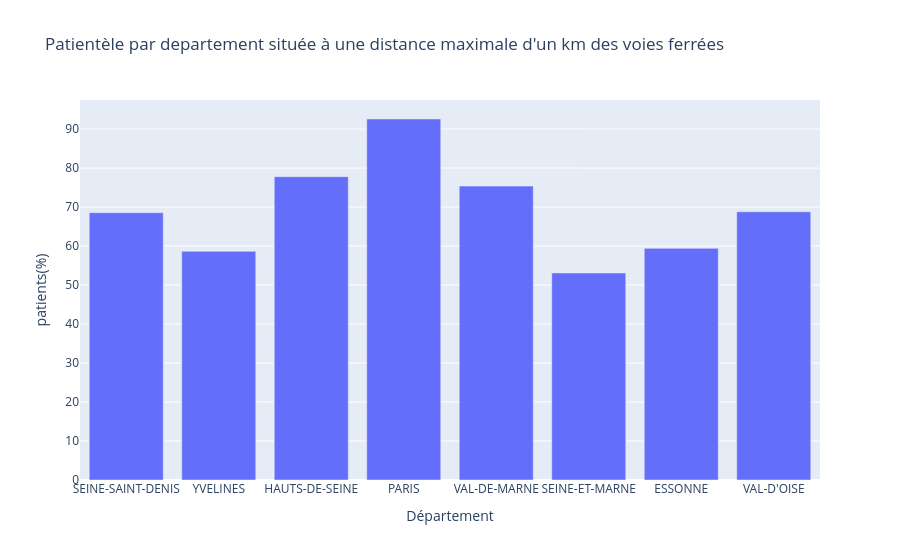

Notebook code for this chart:
### Code cell
fig = px.bar(stats_1km, x='NOM_DEPT', y='Pourcentage_1km', title='Patientèle par departement située à une distance maximale d\'un km des voies ferrées',
             labels={'NOM_DEPT': 'Département', 'Pourcentage_1km': 'patients(%)'})
fig.show()

### Figure 1 — Plotly figure (JSON) as saved in the notebook; plotly's stock layout.template omitted (floating-point values rounded to 4 significant figures)
{"data": [{"alignmentgroup": "True", "hovertemplate": "Département=%{x}<br>patients(%)=%{y}<extra></extra>", "legendgroup": "", "marker": {"color": "#636efa", "pattern": {"shape": ""}}, "name": "", "offsetgroup": "", "orientation": "v", "showlegend": false, "textposition": "auto", "type": "bar", "x": ["SEINE-SAINT-DENIS", "YVELINES", "HAUTS-DE-SEINE", "PARIS", "VAL-DE-MARNE", "SEINE-ET-MARNE", "ESSONNE", "VAL-D'OISE"], "xaxis": "x", "y": [68.55, 58.64, 77.79, 92.58, 75.37, 53.09, 59.41, 68.78], "yaxis": "y"}], "layout": {"barmode": "relative", "legend": {"tracegroupgap": 0}, "title": {"text": "Patientèle par departement située à une distance maximale d'un km des voies ferrées"}, "xaxis": {"anchor": "y", "domain": [0, 1], "title": {"text": "Département"}}, "yaxis": {"anchor": "x", "domain": [0, 1], "title": {"text": "patients(%)"}}}}
